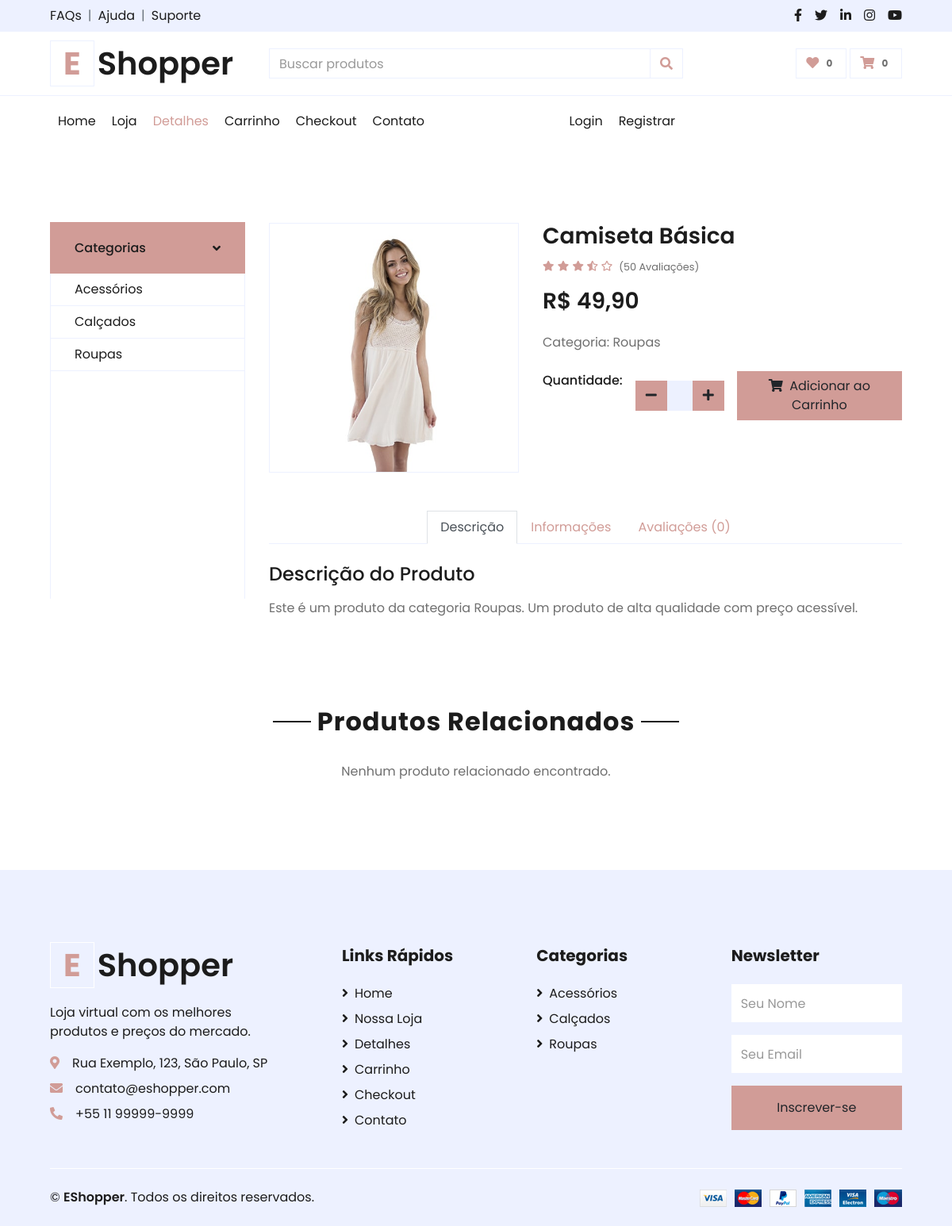
Screenshot of /detail.php?id=1 with the database file from the repository.
### tables this page shows
CREATE TABLE IF NOT EXISTS categorias (
    id INT AUTO_INCREMENT PRIMARY KEY,
    nome VARCHAR(255) NOT NULL
);

CREATE TABLE IF NOT EXISTS produtos (
    id INT AUTO_INCREMENT PRIMARY KEY,
    nome VARCHAR(255) NOT NULL,
    descricao TEXT,
    preco DECIMAL(10,2) NOT NULL,
    estoque INT NOT NULL DEFAULT 0,
    categoria_id INT NOT NULL,
    imagem VARCHAR(255),
    data_cadastro DATETIME NOT NULL DEFAULT CURRENT_TIMESTAMP,
    ativo BOOLEAN NOT NULL DEFAULT TRUE,
    FOREIGN KEY (categoria_id) REFERENCES categorias(id) ON DELETE RESTRICT
);

### detail.php (the view, shortened to what the rows shown need)
<?php
require_once 'config.php';
$product_id = isset($_GET['id']) ? (int)$_GET['id'] : 0;
$sql = "SELECT p.*, c.nome as categoria_nome
        FROM produtos p
        JOIN categorias c ON p.categoria_id = c.id
        WHERE p.id = ?";
$stmt = $conn->prepare($sql);
$stmt->bind_param("i", $product_id);
$stmt->execute();
$result = $stmt->get_result();
$product = $result->fetch_assoc();
?>
<!DOCTYPE html>
<html lang="pt-BR">
<head>
    <link href="https://cdnjs.cloudflare.com/ajax/libs/font-awesome/5.10.0/css/all.min.css" rel="stylesheet">
    <link href="lib/owlcarousel/assets/owl.carousel.min.css" rel="stylesheet">
    <link href="css/style.css" rel="stylesheet">
</head>
<body>
    <div class="container-fluid">
        <div class="row align-items-center py-3 px-xl-5">
            <div class="col-lg-3 d-none d-lg-block">
                <a href="index.php" class="text-decoration-none">
                    <h1 class="m-0 display-5 font-weight-semi-bold"><span class="text-primary font-weight-bold border px-3 mr-1">E</span>Shopper</h1>
                </a>
            </div>
        </div>
    </div>
    <div class="container-fluid py-5">
        <div class="row px-xl-5">
            <div class="col-lg-3 d-none d-lg-block">
                <nav class="collapse show navbar navbar-vertical navbar-light align-items-start p-0 border border-top-0 border-bottom-0" id="navbar-vertical">
                    <div class="navbar-nav w-100 overflow-hidden" style="height: 410px">
                        <?php
                        $categories = $conn->query("SELECT * FROM categorias ORDER BY nome");
                        if ($categories && $categories->num_rows > 0) {
                            while($category = $categories->fetch_assoc()) {
                        ?>
                        <a href="shop.php?categoria=<?php echo $category['id']; ?>" class="nav-item nav-link">
                            <?php echo htmlspecialchars($category['nome']); ?>
                        </a>
                        <?php
                            }
                        }
                        ?>
                    </div>
                </nav>
            </div>
            <div class="col-lg-9">
                <div class="row">
                    <div class="col-lg-7 pb-5">
                        <h3 class="font-weight-semi-bold"><?php echo htmlspecialchars($product['nome']); ?></h3>
                        <div class="d-flex mb-3">
                            <div class="text-primary mr-2">
                            </div>
                            <small class="pt-1">(50 Avaliações)</small>
                        </div>
                        <h3 class="font-weight-semi-bold mb-4">R$ <?php echo number_format($product['preco'], 2, ',', '.'); ?></h3>
                        <p class="mb-4">Categoria: <?php echo htmlspecialchars($product['categoria_nome']); ?></p>
                        <div class="d-flex mb-3">
                            <p class="text-dark font-weight-medium mb-0 mr-3">Quantidade:</p>
                            <form class="d-flex align-items-center" action="cart.php" method="GET">
                            </form>
                        </div>
                    </div>
                </div>
                <div class="row">
                    <div class="col">
                        <div class="tab-content">
                            <div class="tab-pane fade show active" id="tab-pane-1">
                                <h4 class="mb-3">Descrição do Produto</h4>
                                <p>Este é um produto da categoria <?php echo htmlspecialchars($product['categoria_nome']); ?>.
                                   Um produto de alta qualidade com preço acessível.</p>
                            </div>
                        </div>
                    </div>
                </div>
            </div>
        </div>
    </div>
    <div class="container-fluid py-5">
        <div class="text-center mb-4">
            <h2 class="section-title px-5"><span class="px-2">Produtos Relacionados</span></h2>
        </div>
    </div>
    <div class="container-fluid bg-secondary text-dark mt-5 pt-5">
        <div class="row px-xl-5 pt-5">
            <div class="col-lg-4 col-md-12 mb-5 pr-3 pr-xl-5">
                <a href="" class="text-decoration-none">
                    <h1 class="mb-4 display-5 font-weight-semi-bold"><span class="text-primary font-weight-bold border border-white px-3 mr-1">E</span>Shopper</h1>
                </a>
            </div>
            <div class="col-lg-8 col-md-12">
                <div class="row">
                    <div class="col-md-4 mb-5">
                        <div class="d-flex flex-column justify-content-start">
                            <?php
                            $categories->data_seek(0);
                            while($category = $categories->fetch_assoc()) {
                            ?>
                            <a class="text-dark mb-2" href="shop.php?categoria=<?php echo $category['id']; ?>">
                                <i class="fa fa-angle-right mr-2"></i><?php echo htmlspecialchars($category['nome']); ?>
                            </a>
                            <?php
                            }
                            ?>
                        </div>
                    </div>
                </div>
            </div>
        </div>
    </div>
</body>
</html>

### rows the page displays
categorias: nome "Acessórios"
categorias: nome "Calçados"
categorias: nome "Roupas"
produtos: nome "Camiseta Básica", preco "49,90", categoria.nome "Roupas"
